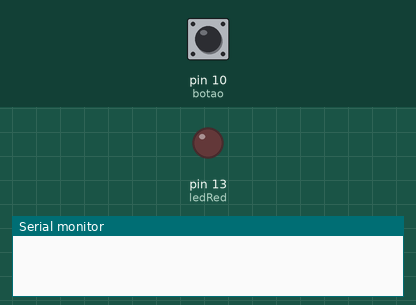
A sketch run on a simulated Arduino Uno, built with avr-gcc and run on an emulated ATmega328P. Shown: output pins drawn as LEDs (lit = HIGH), the last lines printed to the serial monitor. The inputs (shaded band) are chosen by the test bench; at power-on: pin 10 (botao) HIGH.

Above: at 1.2 s.
1.3 s: pin 10 (botao) pulled LOW for 0.15 s
At 2.4 s:
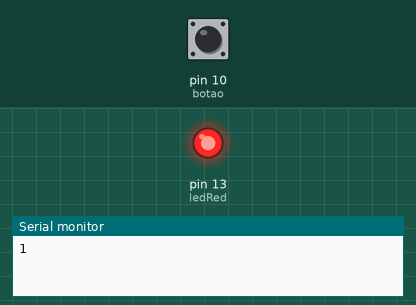
2.9 s: pin 10 (botao) pulled LOW for 1 s
At 3.6 s:
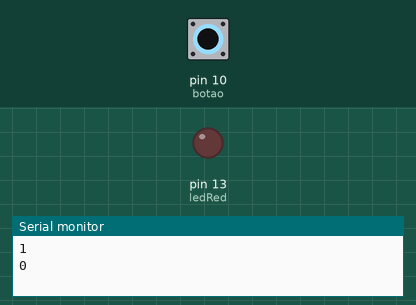
5.4 s: pin 10 (botao) pulled LOW for 3.2 s
At 6.9 s:
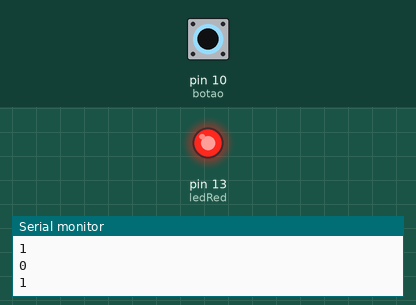
Timing chart, 0 to 8.4 s (numbered marks = the images above; inputs shaded):
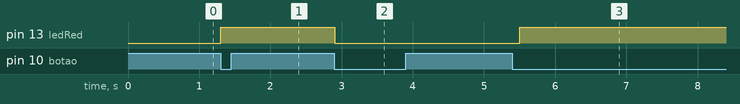

The sketch:

debounce.ino
```cpp
/*
    Enge-Olate
    Data: 04/12/2022

      Algoritímo criado com a função de se evitar o efeito "Repique"(bounce) causado por acionemtos de chaves
    mecânicas ou relés.

*/
//======Mapeamento de periféricos==========
#define botao 10                        //Definindo o pino 10 para o botão.
#define ledRed 13                       //Definindo o pino 13 para o led.

//===========Fim==========
//=========Variáveis globais========
byte estado;                            //variável auxiliar para controle do nível do botão.
//===========Fim===============
//=======Configuração da placa (Arduino Uno)=========
void setup() {

  pinMode(botao, INPUT_PULLUP);           //Configurando pino do botão como entrada de dados, utilizando o resistor interno do chip o deixando em nível alto.
  pinMode(ledRed, OUTPUT);                //Cconfigurando pino do led como saída de dados.

  Serial.begin(9600);                     //Configurando comunicação serial.
}
//=======Fim======

//========Função para atenuar o efeito "Repique"======
byte semRepique(byte valor) {
  static byte ultimoValor = HIGH;         //variável para receber o estado do botão
  static unsigned long time = 500;        //variável para definair um tempo de 500ms
  static unsigned long ultimoAperto = 0;  //variável que recebe o instante em que o botão foi pressionado
  if (ultimoValor != valor) {             //Quando o botão for pressionado
    time = millis();                      //A vairiável time recebe a função millis()

    if ((millis() - ultimoAperto) > time) { //SE((tempo decorrido desde a inicilalização da placa - o ultimo click do botão) for maior que o tempo de 500ms).
      ultimoValor = valor;                  //pode-se dar novo click sem "Repique".
      return valor;                         //Retorna o nível do botão(alto ou baixo).
    }
  }
  return HIGH;                              //
}
//=========Fim função============
//=======Função de execução======
void loop() {

  estado = digitalRead(botao);              //Estado recebe o que o pino leu.
  if (semRepique(estado) == LOW) {          //SE(a função for para nível baixo).
    digitalWrite(ledRed, !digitalRead(ledRed));//O led trocará de estado aos clicks do botão.
    Serial.println(digitalRead(ledRed));       //Para acompanhar os eventos.

  }

}
//=====Fim função============
```

Measured:
- after the input at 1.3 s, pin 13 (ledRed): LOW → HIGH at once
- after the input at 2.9 s, pin 13 (ledRed): HIGH → LOW at once
- after the input at 5.4 s, pin 13 (ledRed): LOW → HIGH after 0.10 s
